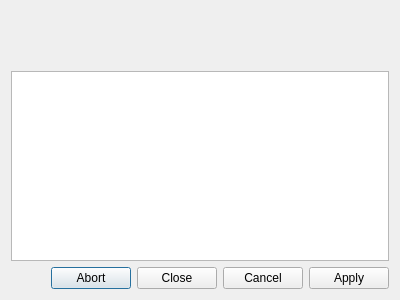
<?xml version="1.0" encoding="UTF-8"?>
<ui version="4.0">
 <class>MultiFileTransferDlg</class>
 <widget class="QDialog" name="MultiFileTransferDlg">
  <property name="geometry">
   <rect>
    <x>0</x>
    <y>0</y>
    <width>400</width>
    <height>300</height>
   </rect>
  </property>
  <property name="acceptDrops">
   <bool>true</bool>
  </property>
  <property name="windowTitle">
   <string notr="true">File Transfer</string>
  </property>
  <layout class="QVBoxLayout" name="verticalLayout_3">
   <item>
    <layout class="QHBoxLayout" name="horizontalLayout">
     <item>
      <widget class="PixmapRatioLabel" name="lblMyAvatar">
       <property name="minimumSize">
        <size>
         <width>24</width>
         <height>0</height>
        </size>
       </property>
       <property name="text">
        <string notr="true"/>
       </property>
      </widget>
     </item>
     <item>
      <layout class="QVBoxLayout" name="ltNames">
       <property name="spacing">
        <number>0</number>
       </property>
       <item>
        <widget class="QLabel" name="lblMyName">
         <property name="palette">
          <palette>
           <active>
            <colorrole role="WindowText">
             <brush brushstyle="SolidPattern">
              <color alpha="128">
               <red>35</red>
               <green>38</green>
               <blue>39</blue>
              </color>
             </brush>
            </colorrole>
           </active>
           <inactive>
            <colorrole role="WindowText">
             <brush brushstyle="SolidPattern">
              <color alpha="128">
               <red>35</red>
               <green>38</green>
               <blue>39</blue>
              </color>
             </brush>
            </colorrole>
           </inactive>
           <disabled>
            <colorrole role="WindowText">
             <brush brushstyle="SolidPattern">
              <color alpha="255">
               <red>160</red>
               <green>162</green>
               <blue>162</blue>
              </color>
             </brush>
            </colorrole>
           </disabled>
          </palette>
         </property>
         <property name="text">
          <string notr="true"/>
         </property>
        </widget>
       </item>
       <item>
        <layout class="QHBoxLayout" name="horizontalLayout_2">
         <property name="spacing">
          <number>0</number>
         </property>
         <item>
          <spacer name="horizontalSpacer">
           <property name="orientation">
            <enum>Qt::Horizontal</enum>
           </property>
           <property name="sizeHint" stdset="0">
            <size>
             <width>40</width>
             <height>20</height>
            </size>
           </property>
          </spacer>
         </item>
         <item>
          <widget class="QLabel" name="lblStatus">
           <property name="font">
            <font>
             <weight>75</weight>
             <bold>true</bold>
            </font>
           </property>
           <property name="text">
            <string notr="true"/>
           </property>
          </widget>
         </item>
         <item>
          <spacer name="horizontalSpacer_2">
           <property name="orientation">
            <enum>Qt::Horizontal</enum>
           </property>
           <property name="sizeHint" stdset="0">
            <size>
             <width>40</width>
             <height>20</height>
            </size>
           </property>
          </spacer>
         </item>
        </layout>
       </item>
       <item>
        <layout class="QHBoxLayout" name="horizontalLayout_3">
         <property name="spacing">
          <number>0</number>
         </property>
         <item>
          <spacer name="horizontalSpacer_3">
           <property name="orientation">
            <enum>Qt::Horizontal</enum>
           </property>
           <property name="sizeHint" stdset="0">
            <size>
             <width>40</width>
             <height>20</height>
            </size>
           </property>
          </spacer>
         </item>
         <item>
          <widget class="QLabel" name="lblPeerName">
           <property name="palette">
            <palette>
             <active>
              <colorrole role="WindowText">
               <brush brushstyle="SolidPattern">
                <color alpha="128">
                 <red>39</red>
                 <green>0</green>
                 <blue>30</blue>
                </color>
               </brush>
              </colorrole>
             </active>
             <inactive>
              <colorrole role="WindowText">
               <brush brushstyle="SolidPattern">
                <color alpha="128">
                 <red>39</red>
                 <green>0</green>
                 <blue>30</blue>
                </color>
               </brush>
              </colorrole>
             </inactive>
             <disabled>
              <colorrole role="WindowText">
               <brush brushstyle="SolidPattern">
                <color alpha="255">
                 <red>160</red>
                 <green>162</green>
                 <blue>162</blue>
                </color>
               </brush>
              </colorrole>
             </disabled>
            </palette>
           </property>
           <property name="text">
            <string notr="true"/>
           </property>
          </widget>
         </item>
        </layout>
       </item>
      </layout>
     </item>
     <item>
      <widget class="PixmapRatioLabel" name="lblPeerAvatar">
       <property name="minimumSize">
        <size>
         <width>24</width>
         <height>0</height>
        </size>
       </property>
       <property name="text">
        <string notr="true"/>
       </property>
      </widget>
     </item>
    </layout>
   </item>
   <item>
    <widget class="QListView" name="listView">
     <property name="acceptDrops">
      <bool>true</bool>
     </property>
     <property name="dragDropMode">
      <enum>QAbstractItemView::DropOnly</enum>
     </property>
    </widget>
   </item>
   <item>
    <widget class="QDialogButtonBox" name="buttonBox">
     <property name="orientation">
      <enum>Qt::Horizontal</enum>
     </property>
     <property name="standardButtons">
      <set>QDialogButtonBox::Abort|QDialogButtonBox::Apply|QDialogButtonBox::Cancel|QDialogButtonBox::Close</set>
     </property>
    </widget>
   </item>
  </layout>
 </widget>
 <customwidgets>
  <customwidget>
   <class>PixmapRatioLabel</class>
   <extends>QLabel</extends>
   <header>pixmapratiolabel.h</header>
  </customwidget>
 </customwidgets>
 <resources/>
 <connections>
  <connection>
   <sender>buttonBox</sender>
   <signal>accepted()</signal>
   <receiver>MultiFileTransferDlg</receiver>
   <slot>accept()</slot>
   <hints>
    <hint type="sourcelabel">
     <x>248</x>
     <y>254</y>
    </hint>
    <hint type="destinationlabel">
     <x>157</x>
     <y>274</y>
    </hint>
   </hints>
  </connection>
  <connection>
   <sender>buttonBox</sender>
   <signal>rejected()</signal>
   <receiver>MultiFileTransferDlg</receiver>
   <slot>reject()</slot>
   <hints>
    <hint type="sourcelabel">
     <x>316</x>
     <y>260</y>
    </hint>
    <hint type="destinationlabel">
     <x>286</x>
     <y>274</y>
    </hint>
   </hints>
  </connection>
 </connections>
</ui>
